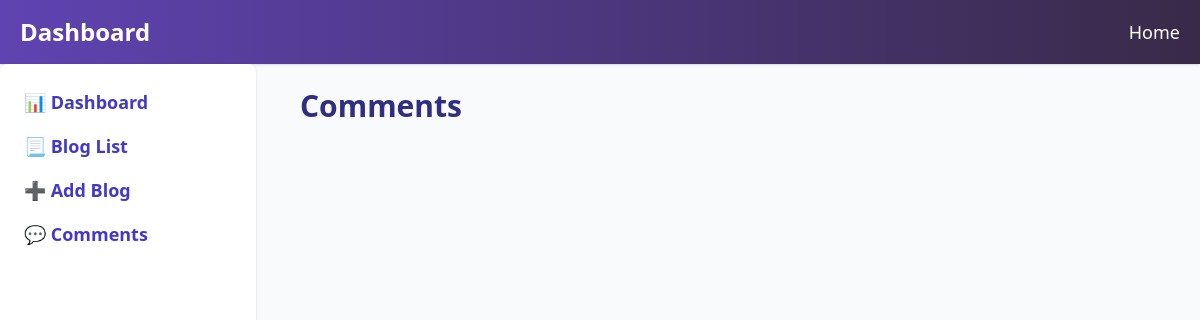
The page /my_comments/ (signed in) on the database as committed earlier.
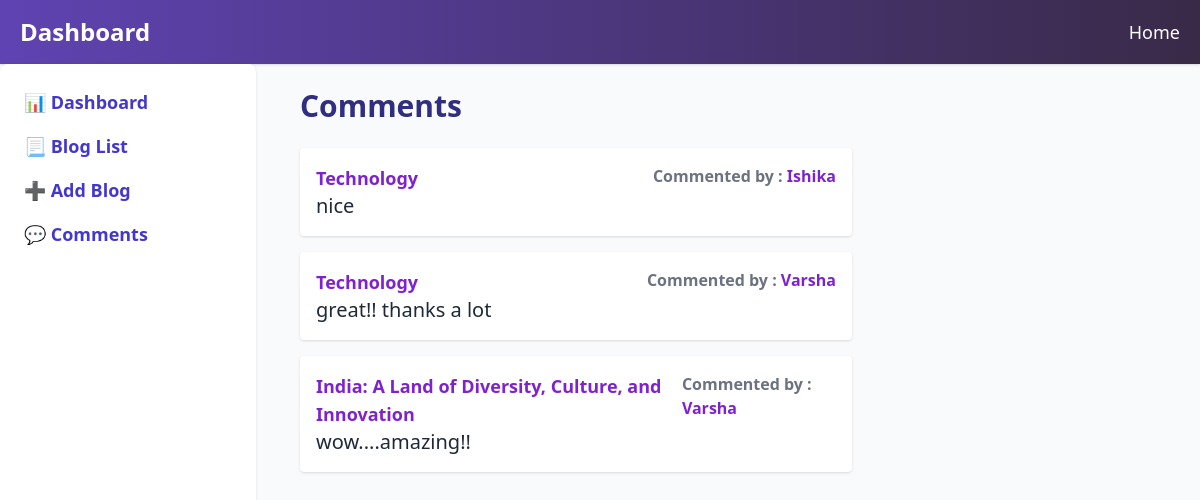
The same page on the database as committed later.
### blog_app/models.py (models this page shows, shortened)
class Comment(models.Model):
    blog = models.ForeignKey(Blog, on_delete=models.CASCADE)
    author = models.ForeignKey(User, on_delete=models.CASCADE)
    content = models.TextField()
    created_on = models.DateField(auto_now=True)

class Blog(models.Model):
    CATEGORIES = [
        ('Technology', 'Technology'),
        ('Lifestyle', 'Lifestyle'),
        ('Education', 'Education'),
        ('Health & Wellness', 'Health & Wellness'),
        ('Business & Finance', 'Business & Finance'),
        ('Travel & Culture', 'Travel & Culture'),
        ('Entertainment', 'Entertainment'),
        ('Personal Growth', 'Personal Growth'),
    ]
    title = models.CharField(max_length=100)
    content=models.TextField()
    created_on=models.DateField(auto_now_add=True)
    category=models.CharField(max_length=100)
    author = models.ForeignKey(User, on_delete=models.CASCADE)

### blog_app/views.py (the view)
# urls.py: path('my_comments/', views.my_comments , name='my_comments'),
@login_required(login_url='login')
def my_comments(request):
    blogs = Blog.objects.filter(author=request.user)
    commentss = Comment.objects.filter(blog__in=blogs).select_related('author', 'blog').order_by('created_on')
    return render(request, 'blogapp/my_comments.html', {'blogs':blogs, 'commentss':commentss})

### blog_app/templates/blogapp/my_comments.html (shortened to what this page needs)
<!DOCTYPE html>
<html lang="en">
<head>
  <script src="https://cdn.tailwindcss.com"></script>
</head>
<body class=" bg-slate-50 text-gray-800 font-sans">
  {% include 'blogapp/includes/navbar.html' %}
  <div class='max-[470px]:flex-col flex'>
  {% include  'blogapp/includes/sidebar.html' %}
  <section class="max-w-6xl mx-5 py-6 px-6 w-1/2 max-[470px]:w-3/4">
    <h2 class="text-3xl font-bold text-indigo-900 mb-6">Comments</h2>
    <div class=" space-y-4">
      {% for comment in commentss %}
      <div class="bg-white p-4 rounded shadow">
        <div class='md:flex justify-between'>
        <h3 class="text-lg font-semibold text-purple-700">{{ comment.blog.title }}</h3>
        <p class="font-semibold text-gray-500">Commented by : <span class='font-semibold text-purple-700'> {{comment.author.username}}</span></p>
        </div>
        <p class='text-xl'>{{comment.content}}</p>
      </div>
      {% endfor %}
    </div>
  </section>
</div>
</body>
</html>

### blog_app/templates/blogapp/includes/navbar.html
<header class="bg-gradient-to-r from-[#5f43b2] to-[#392A48] text-white p-4  shadow">
    <div class="max-w-8xl mx-auto min-[1200px]:mx-1 flex justify-between items-center">
      <h1 class="text-2xl font-bold">Dashboard</h1>
      <nav class="space-x-6 text-lg">
        <a href="{% url 'home' %}" class="hover:underline">Home</a>
      </nav>
    </div>
  </header>

### blog_app/templates/blogapp/includes/sidebar.html (shortened to what this page needs)
    <aside class="w-64 max-[470px]:hidden max-[600px]:w-40 h-[calc(100vh-4rem)]  sticky self-start bg-white rounded-lg shadow p-6">
      <nav class="space-y-4 text-lg max-[600px]:text-sm">
        <a href="{% url 'dashboard' %}" class="block text-indigo-700 font-semibold hover:text-indigo-900">📊 Dashboard</a>
        <a href="{% url 'blog_list' %}" class="block text-indigo-700 font-semibold hover:text-indigo-900">📃 Blog List</a>
        <a href="{% url 'add_blogs' %}" class="block text-indigo-700 font-semibold hover:text-indigo-900">➕ Add Blog</a>
        <a href="{% url 'my_comments' %}" class="block text-indigo-700 font-semibold hover:text-indigo-900">💬 Comments</a>
      </nav>
    </aside>

Rows that differ between the two databases and show on the page:
added Comment: blog "Technology", author.username "Ishika", content "nice"
added Comment: blog "Technology", author.username "Varsha", content "great!! thanks a lot"
added Comment: blog "India: A Land of Diversity, Culture, and Innovation", author.username "Varsha", content "wow....amazing!!"
